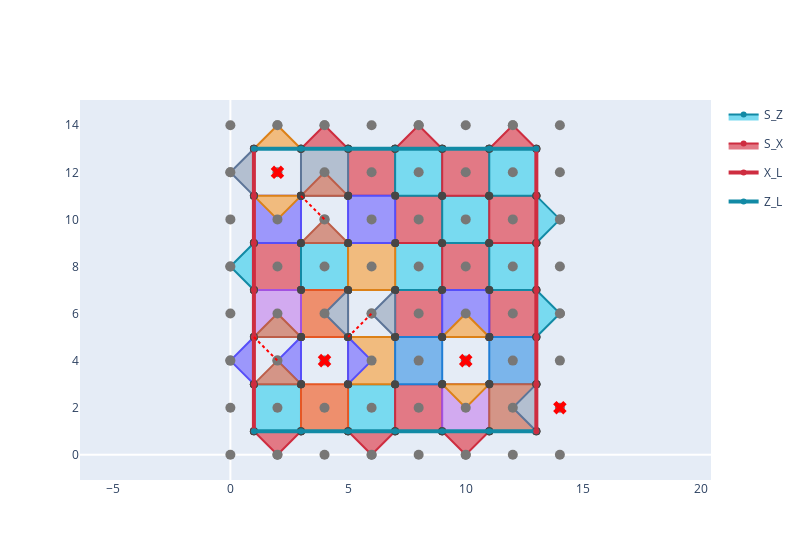

Write notebook code for a chart like this one.
### Markdown cell above
## Making subpatches

### Code cell
L = 3
undamaged_patch = RotatedSurfaceCode(distance=(2 * L + 1, 2 * L + 1))

data_defects = {Pos(*x) for x in {}}
ancilla_defects = {Pos(*x) for x in {(2, 12), (4, 4), (10, 4), (14, 2)}}
link_defects = {
    (Pos(*x), Pos(*y)) for x, y in {((5, 5), (6, 6)), ((3, 11), (4, 10)), ((1, 5), (2, 4))}
}
heuristics = Heuristics(n_sol_max_per_cluster=10, n_sol_max=100)

_, damaged_patches = DefectiveSurfaceCode.make_defective_patches(
    undamaged_patch,
    ancilla_defects,
    data_defects,
    link_defects,
    repurpose_ancillas=True,
    add_padding=True,
    use_heuristics=heuristics,
    first_super_type=PauliT.X,
)

patch = damaged_patches[0]
plot(patch)

### Figure 1 — Plotly figure (JSON) as saved in the notebook; plotly's stock layout.template omitted (floating-point values rounded to 4 significant figures)
{"data": [{"marker": {"color": "#474645", "size": 8}, "mode": "markers", "name": "qubit", "showlegend": false, "type": "scatter", "x": [1, 1, 1, 1, 1, 1, 1, 3, 3, 3, 3, 3, 3, 3, 5, 5, 5, 5, 5, 5, 5, 7, 7, 7, 7, 7, 7, 7, 9, 9, 9, 9, 9, 9, 9, 11, 11, 11, 11, 11, 11, 11, 13, 13, 13, 13, 13, 13, 13], "y": [1, 3, 5, 7, 9, 11, 13, 1, 3, 5, 7, 9, 11, 13, 1, 3, 5, 7, 9, 11, 13, 1, 3, 5, 7, 9, 11, 13, 1, 3, 5, 7, 9, 11, 13, 1, 3, 5, 7, 9, 11, 13, 1, 3, 5, 7, 9, 11, 13]}, {"marker": {"color": "#787776", "size": 10}, "mode": "markers", "name": "qubit", "showlegend": false, "type": "scatter", "x": [0, 0, 0, 0, 0, 0, 0, 0, 2, 2, 2, 2, 2, 2, 2, 2, 4, 4, 4, 4, 4, 4, 4, 4, 6, 6, 6, 6, 6, 6, 6, 6, 8, 8, 8, 8, 8, 8, 8, 8, 10, 10, 10, 10, 10, 10, 10, 10, 12, 12, 12, 12, 12, 12, 12, 12, 14, 14, 14, 14, 14, 14, 14, 14], "y": [0, 2, 4, 6, 8, 10, 12, 14, 0, 2, 4, 6, 8, 10, 12, 14, 0, 2, 4, 6, 8, 10, 12, 14, 0, 2, 4, 6, 8, 10, 12, 14, 0, 2, 4, 6, 8, 10, 12, 14, 0, 2, 4, 6, 8, 10, 12, 14, 0, 2, 4, 6, 8, 10, 12, 14, 0, 2, 4, 6, 8, 10, 12, 14]}, {"fill": "toself", "fillcolor": "#78DAF0", "hoverinfo": "none", "legendgroup": "S_Z", "line": {"color": "#128AA5", "width": 2}, "name": "S_Z", "showlegend": true, "type": "scatter", "x": [1, 3, 3, 1, 1], "y": [1, 1, 3, 3, 1]}, {"marker": {"color": "#474645", "size": 8}, "mode": "markers", "name": "data", "showlegend": false, "type": "scatter", "x": [1, 3, 1, 3], "y": [3, 3, 1, 1]}, {"fill": "toself", "fillcolor": "#78DAF0", "hoverinfo": "none", "legendgroup": "S_Z", "line": {"color": "#128AA5", "width": 2}, "name": "S_Z", "showlegend": false, "type": "scatter", "x": [5, 7, 7, 5, 5], "y": [1, 1, 3, 3, 1]}, {"marker": {"color": "#474645", "size": 8}, "mode": "markers", "name": "data", "showlegend": false, "type": "scatter", "x": [5, 7, 5, 7], "y": [3, 3, 1, 1]}, {"fill": "toself", "fillcolor": "#E27985", "hoverinfo": "none", "legendgroup": "S_X", "line": {"color": "#CE2D40", "width": 2}, "name": "S_X", "showlegend": true, "type": "scatter", "x": [1, 3, 3, 1, 1], "y": [7, 7, 9, 9, 7]}, {"marker": {"color": "#474645", "size": 8}, "mode": "markers", "name": "data", "showlegend": false, "type": "scatter", "x": [1, 3, 1, 3], "y": [9, 9, 7, 7]}, {"fill": "toself", "fillcolor": "#78DAF0", "hoverinfo": "none", "legendgroup": "S_Z", "line": {"color": "#128AA5", "width": 2}, "name": "S_Z", "showlegend": false, "type": "scatter", "x": [3, 5, 5, 3, 3], "y": [7, 7, 9, 9, 7]}, {"marker": {"color": "#474645", "size": 8}, "mode": "markers", "name": "data", "showlegend": false, "type": "scatter", "x": [3, 5, 3, 5], "y": [9, 9, 7, 7]}, {"fill": "toself", "fillcolor": "#E27985", "hoverinfo": "none", "legendgroup": "S_X", "line": {"color": "#CE2D40", "width": 2}, "name": "S_X", "showlegend": false, "type": "scatter", "x": [7, 9, 9, 7, 7], "y": [1, 1, 3, 3, 1]}, {"marker": {"color": "#474645", "size": 8}, "mode": "markers", "name": "data", "showlegend": false, "type": "scatter", "x": [7, 9, 7, 9], "y": [3, 3, 1, 1]}, {"fill": "toself", "fillcolor": "#E27985", "hoverinfo": "none", "legendgroup": "S_X", "line": {"color": "#CE2D40", "width": 2}, "name": "S_X", "showlegend": false, "type": "scatter", "x": [7, 9, 9, 7, 7], "y": [5, 5, 7, 7, 5]}, {"marker": {"color": "#474645", "size": 8}, "mode": "markers", "name": "data", "showlegend": false, "type": "scatter", "x": [7, 9, 7, 9], "y": [7, 7, 5, 5]}, {"fill": "toself", "fillcolor": "#78DAF0", "hoverinfo": "none", "legendgroup": "S_Z", "line": {"color": "#128AA5", "width": 2}, "name": "S_Z", "showlegend": false, "type": "scatter", "x": [7, 9, 9, 7, 7], "y": [7, 7, 9, 9, 7]}, {"marker": {"color": "#474645", "size": 8}, "mode": "markers", "name": "data", "showlegend": false, "type": "scatter", "x": [7, 9, 7, 9], "y": [9, 9, 7, 7]}, {"fill": "toself", "fillcolor": "#E27985", "hoverinfo": "none", "legendgroup": "S_X", "line": {"color": "#CE2D40", "width": 2}, "name": "S_X", "showlegend": false, "type": "scatter", "x": [7, 9, 9, 7, 7], "y": [9, 9, 11, 11, 9]}, {"marker": {"color": "#474645", "size": 8}, "mode": "markers", "name": "data", "showlegend": false, "type": "scatter", "x": [7, 9, 7, 9], "y": [11, 11, 9, 9]}, {"fill": "toself", "fillcolor": "#E27985", "hoverinfo": "none", "legendgroup": "S_X", "line": {"color": "#CE2D40", "width": 2}, "name": "S_X", "showlegend": false, "type": "scatter", "x": [9, 11, 11, 9, 9], "y": [7, 7, 9, 9, 7]}, {"marker": {"color": "#474645", "size": 8}, "mode": "markers", "name": "data", "showlegend": false, "type": "scatter", "x": [9, 11, 9, 11], "y": [9, 9, 7, 7]}, {"fill": "toself", "fillcolor": "#78DAF0", "hoverinfo": "none", "legendgroup": "S_Z", "line": {"color": "#128AA5", "width": 2}, "name": "S_Z", "showlegend": false, "type": "scatter", "x": [9, 11, 11, 9, 9], "y": [9, 9, 11, 11, 9]}, {"marker": {"color": "#474645", "size": 8}, "mode": "markers", "name": "data", "showlegend": false, "type": "scatter", "x": [9, 11, 9, 11], "y": [11, 11, 9, 9]}, {"fill": "toself", "fillcolor": "#E27985", "hoverinfo": "none", "legendgroup": "S_X", "line": {"color": "#CE2D40", "width": 2}, "name": "S_X", "showlegend": false, "type": "scatter", "x": [5, 7, 7, 5, 5], "y": [11, 11, 13, 13, 11]}, {"marker": {"color": "#474645", "size": 8}, "mode": "markers", "name": "data", "showlegend": false, "type": "scatter", "x": [5, 7, 5, 7], "y": [13, 13, 11, 11]}, {"fill": "toself", "fillcolor": "#78DAF0", "hoverinfo": "none", "legendgroup": "S_Z", "line": {"color": "#128AA5", "width": 2}, "name": "S_Z", "showlegend": false, "type": "scatter", "x": [7, 9, 9, 7, 7], "y": [11, 11, 13, 13, 11]}, {"marker": {"color": "#474645", "size": 8}, "mode": "markers", "name": "data", "showlegend": false, "type": "scatter", "x": [7, 9, 7, 9], "y": [13, 13, 11, 11]}, {"fill": "toself", "fillcolor": "#E27985", "hoverinfo": "none", "legendgroup": "S_X", "line": {"color": "#CE2D40", "width": 2}, "name": "S_X", "showlegend": false, "type": "scatter", "x": [9, 11, 11, 9, 9], "y": [11, 11, 13, 13, 11]}, {"marker": {"color": "#474645", "size": 8}, "mode": "markers", "name": "data", "showlegend": false, "type": "scatter", "x": [9, 11, 9, 11], "y": [13, 13, 11, 11]}, {"fill": "toself", "fillcolor": "#E27985", "hoverinfo": "none", "legendgroup": "S_X", "line": {"color": "#CE2D40", "width": 2}, "name": "S_X", "showlegend": false, "type": "scatter", "x": [11, 13, 13, 11, 11], "y": [5, 5, 7, 7, 5]}, {"marker": {"color": "#474645", "size": 8}, "mode": "markers", "name": "data", "showlegend": false, "type": "scatter", "x": [11, 13, 11, 13], "y": [7, 7, 5, 5]}, {"fill": "toself", "fillcolor": "#78DAF0", "hoverinfo": "none", "legendgroup": "S_Z", "line": {"color": "#128AA5", "width": 2}, "name": "S_Z", "showlegend": false, "type": "scatter", "x": [11, 13, 13, 11, 11], "y": [7, 7, 9, 9, 7]}, {"marker": {"color": "#474645", "size": 8}, "mode": "markers", "name": "data", "showlegend": false, "type": "scatter", "x": [11, 13, 11, 13], "y": [9, 9, 7, 7]}, {"fill": "toself", "fillcolor": "#E27985", "hoverinfo": "none", "legendgroup": "S_X", "line": {"color": "#CE2D40", "width": 2}, "name": "S_X", "showlegend": false, "type": "scatter", "x": [11, 13, 13, 11, 11], "y": [9, 9, 11, 11, 9]}, {"marker": {"color": "#474645", "size": 8}, "mode": "markers", "name": "data", "showlegend": false, "type": "scatter", "x": [11, 13, 11, 13], "y": [11, 11, 9, 9]}, {"fill": "toself", "fillcolor": "#78DAF0", "hoverinfo": "none", "legendgroup": "S_Z", "line": {"color": "#128AA5", "width": 2}, "name": "S_Z", "showlegend": false, "type": "scatter", "x": [11, 13, 13, 11, 11], "y": [11, 11, 13, 13, 11]}, {"marker": {"color": "#474645", "size": 8}, "mode": "markers", "name": "data", "showlegend": false, "type": "scatter", "x": [11, 13, 11, 13], "y": [13, 13, 11, 11]}, {"fill": "toself", "fillcolor": "#EE8F6D", "hoverinfo": "none", "legendgroup": "S_X", "line": {"color": "#E55724", "width": 2}, "name": "S_X", "showlegend": false, "type": "scatter", "x": [3, 5, 5, 3, 3], "y": [5, 5, 7, 7, 5]}, {"marker": {"color": "#474645", "size": 8}, "mode": "markers", "name": "data", "showlegend": false, "type": "scatter", "x": [3, 5, 3, 5], "y": [5, 5, 7, 7]}, {"fill": "toself", "fillcolor": "#EE8F6D", "hoverinfo": "none", "legendgroup": "S_X", "line": {"color": "#E55724", "width": 2}, "name": "S_X", "showlegend": false, "type": "scatter", "x": [3, 5, 5, 3, 3], "y": [1, 1, 3, 3, 1]}, {"marker": {"color": "#474645", "size": 8}, "mode": "markers", "name": "data", "showlegend": false, "type": "scatter", "x": [3, 3, 5, 5], "y": [1, 3, 3, 1]}, {"fill": "toself", "fillcolor": "#D2AAF0", "hoverinfo": "none", "legendgroup": "S_Z", "line": {"color": "#A352E0", "width": 2}, "name": "S_Z", "showlegend": false, "type": "scatter", "x": [1, 3, 3, 1, 1], "y": [5, 5, 7, 7, 5]}, {"marker": {"color": "#474645", "size": 8}, "mode": "markers", "name": "data", "showlegend": false, "type": "scatter", "x": [1, 3, 1, 3], "y": [7, 7, 5, 5]}, {"fill": "toself", "fillcolor": "#F1BB7E", "hoverinfo": "none", "legendgroup": "S_X", "line": {"color": "#DC8118", "width": 2}, "name": "S_X", "showlegend": false, "type": "scatter", "x": [5, 7, 7, 5, 5], "y": [7, 7, 9, 9, 7]}, {"marker": {"color": "#474645", "size": 8}, "mode": "markers", "name": "data", "showlegend": false, "type": "scatter", "x": [5, 7, 5, 7], "y": [7, 7, 9, 9]}, {"fill": "toself", "fillcolor": "#F1BB7E", "hoverinfo": "none", "legendgroup": "S_X", "line": {"color": "#DC8118", "width": 2}, "name": "S_X", "showlegend": false, "type": "scatter", "x": [5, 7, 7, 5, 5], "y": [3, 3, 5, 5, 3]}, {"marker": {"color": "#474645", "size": 8}, "mode": "markers", "name": "data", "showlegend": false, "type": "scatter", "x": [5, 5, 7, 7], "y": [3, 5, 3, 5]}, {"fill": "toself", "fillcolor": "#7BB5EB", "hoverinfo": "none", "legendgroup": "S_Z", "line": {"color": "#207DD5", "width": 2}, "name": "S_Z", "showlegend": false, "type": "scatter", "x": [11, 13, 13, 11, 11], "y": [3, 3, 5, 5, 3]}, {"marker": {"color": "#474645", "size": 8}, "mode": "markers", "name": "data", "showlegend": false, "type": "scatter", "x": [11, 13, 11, 13], "y": [3, 3, 5, 5]}, {"fill": "toself", "fillcolor": "#7BB5EB", "hoverinfo": "none", "legendgroup": "S_Z", "line": {"color": "#207DD5", "width": 2}, "name": "S_Z", "showlegend": false, "type": "scatter", "x": [7, 9, 9, 7, 7], "y": [3, 3, 5, 5, 3]}, {"marker": {"color": "#474645", "size": 8}, "mode": "markers", "name": "data", "showlegend": false, "type": "scatter", "x": [7, 7, 9, 9], "y": [3, 5, 3, 5]}, {"fill": "toself", "fillcolor": "#D2AAF0", "hoverinfo": "none", "legendgroup": "S_Z", "line": {"color": "#A352E0", "width": 2}, "name": "S_Z", "showlegend": false, "type": "scatter", "x": [9, 11, 11, 9, 9], "y": [1, 1, 3, 3, 1]}, {"marker": {"color": "#474645", "size": 8}, "mode": "markers", "name": "data", "showlegend": false, "type": "scatter", "x": [9, 11, 9, 11], "y": [3, 3, 1, 1]}, {"fill": "toself", "fillcolor": "#9C97FB", "hoverinfo": "none", "legendgroup": "S_Z", "line": {"color": "#564EF9", "width": 2}, "name": "S_Z", "showlegend": false, "type": "scatter", "x": [9, 11, 11, 9, 9], "y": [5, 5, 7, 7, 5]}, {"marker": {"color": "#474645", "size": 8}, "mode": "markers", "name": "data", "showlegend": false, "type": "scatter", "x": [9, 11, 9, 11], "y": [7, 7, 5, 5]}, {"fill": "toself", "fillcolor": "#D49587", "hoverinfo": "none", "legendgroup": "S_X", "line": {"color": "#BD5E49", "width": 2}, "name": "S_X", "showlegend": false, "type": "scatter", "x": [11, 13, 13, 11, 11], "y": [1, 1, 3, 3, 1]}, {"marker": {"color": "#474645", "size": 8}, "mode": "markers", "name": "data", "showlegend": false, "type": "scatter", "x": [11, 13, 11, 13], "y": [3, 3, 1, 1]}, {"fill": "toself", "fillcolor": "#9C97FB", "hoverinfo": "none", "legendgroup": "S_Z", "line": {"color": "#564EF9", "width": 2}, "name": "S_Z", "showlegend": false, "type": "scatter", "x": [5, 7, 7, 5, 5], "y": [9, 9, 11, 11, 9]}, {"marker": {"color": "#474645", "size": 8}, "mode": "markers", "name": "data", "showlegend": false, "type": "scatter", "x": [5, 7, 5, 7], "y": [11, 11, 9, 9]}, {"fill": "toself", "fillcolor": "#9C97FB", "hoverinfo": "none", "legendgroup": "S_Z", "line": {"color": "#564EF9", "width": 2}, "name": "S_Z", "showlegend": false, "type": "scatter", "x": [1, 3, 3, 1, 1], "y": [9, 9, 11, 11, 9]}, {"marker": {"color": "#474645", "size": 8}, "mode": "markers", "name": "data", "showlegend": false, "type": "scatter", "x": [1, 3, 1, 3], "y": [11, 11, 9, 9]}, {"fill": "toself", "fillcolor": "#B3BFD0", "hoverinfo": "none", "legendgroup": "S_Z", "line": {"color": "#5D7598", "width": 2}, "name": "S_Z", "showlegend": false, "type": "scatter", "x": [3, 5, 5, 3, 3], "y": [11, 11, 13, 13, 11]}, {"marker": {"color": "#474645", "size": 8}, "mode": "markers", "name": "data", "showlegend": false, "type": "scatter", "x": [3, 3, 5, 5], "y": [13, 11, 13, 11]}, {"fill": "toself", "fillcolor": "#E27985", "hoverinfo": "none", "legendgroup": "S_X", "line": {"color": "#CE2D40", "width": 2}, "name": "S_X", "showlegend": false, "type": "scatter", "x": [2, 1, 3, 2], "y": [0, 1, 1, 0]}, {"marker": {"color": "#474645", "size": 8}, "mode": "markers", "name": "data", "showlegend": false, "type": "scatter", "x": [1, 3], "y": [1, 1]}, {"fill": "toself", "fillcolor": "#E27985", "hoverinfo": "none", "legendgroup": "S_X", "line": {"color": "#CE2D40", "width": 2}, "name": "S_X", "showlegend": false, "type": "scatter", "x": [6, 5, 7, 6], "y": [0, 1, 1, 0]}, {"marker": {"color": "#474645", "size": 8}, "mode": "markers", "name": "data", "showlegend": false, "type": "scatter", "x": [5, 7], "y": [1, 1]}, {"fill": "toself", "fillcolor": "#78DAF0", "hoverinfo": "none", "legendgroup": "S_Z", "line": {"color": "#128AA5", "width": 2}, "name": "S_Z", "showlegend": false, "type": "scatter", "x": [0, 1, 1, 0], "y": [8, 9, 7, 8]}, {"marker": {"color": "#474645", "size": 8}, "mode": "markers", "name": "data", "showlegend": false, "type": "scatter", "x": [1, 1], "y": [9, 7]}, {"fill": "toself", "fillcolor": "#E27985", "hoverinfo": "none", "legendgroup": "S_X", "line": {"color": "#CE2D40", "width": 2}, "name": "S_X", "showlegend": false, "type": "scatter", "x": [10, 9, 11, 10], "y": [0, 1, 1, 0]}, {"marker": {"color": "#474645", "size": 8}, "mode": "markers", "name": "data", "showlegend": false, "type": "scatter", "x": [9, 11], "y": [1, 1]}, {"fill": "toself", "fillcolor": "#E27985", "hoverinfo": "none", "legendgroup": "S_X", "line": {"color": "#CE2D40", "width": 2}, "name": "S_X", "showlegend": false, "type": "scatter", "x": [4, 3, 5, 4], "y": [14, 13, 13, 14]}, {"marker": {"color": "#474645", "size": 8}, "mode": "markers", "name": "data", "showlegend": false, "type": "scatter", "x": [3, 5], "y": [13, 13]}, {"fill": "toself", "fillcolor": "#E27985", "hoverinfo": "none", "legendgroup": "S_X", "line": {"color": "#CE2D40", "width": 2}, "name": "S_X", "showlegend": false, "type": "scatter", "x": [8, 7, 9, 8], "y": [14, 13, 13, 14]}, {"marker": {"color": "#474645", "size": 8}, "mode": "markers", "name": "data", "showlegend": false, "type": "scatter", "x": [7, 9], "y": [13, 13]}, {"fill": "toself", "fillcolor": "#E27985", "hoverinfo": "none", "legendgroup": "S_X", "line": {"color": "#CE2D40", "width": 2}, "name": "S_X", "showlegend": false, "type": "scatter", "x": [12, 11, 13, 12], "y": [14, 13, 13, 14]}, {"marker": {"color": "#474645", "size": 8}, "mode": "markers", "name": "data", "showlegend": false, "type": "scatter", "x": [11, 13], "y": [13, 13]}, {"fill": "toself", "fillcolor": "#78DAF0", "hoverinfo": "none", "legendgroup": "S_Z", "line": {"color": "#128AA5", "width": 2}, "name": "S_Z", "showlegend": false, "type": "scatter", "x": [14, 13, 13, 14], "y": [6, 7, 5, 6]}, {"marker": {"color": "#474645", "size": 8}, "mode": "markers", "name": "data", "showlegend": false, "type": "scatter", "x": [13, 13], "y": [7, 5]}, {"fill": "toself", "fillcolor": "#78DAF0", "hoverinfo": "none", "legendgroup": "S_Z", "line": {"color": "#128AA5", "width": 2}, "name": "S_Z", "showlegend": false, "type": "scatter", "x": [14, 13, 13, 14], "y": [10, 11, 9, 10]}, {"marker": {"color": "#474645", "size": 8}, "mode": "markers", "name": "data", "showlegend": false, "type": "scatter", "x": [13, 13], "y": [11, 9]}, {"fill": "toself", "fillcolor": "#9C97FB", "hoverinfo": "none", "legendgroup": "S_Z", "line": {"color": "#564EF9", "width": 2}, "name": "S_Z", "showlegend": false, "type": "scatter", "x": [0, 1, 1, 0], "y": [4, 3, 5, 4]}, {"marker": {"color": "#474645", "size": 8}, "mode": "markers", "name": "data", "showlegend": false, "type": "scatter", "x": [1, 1], "y": [3, 5]}, {"fill": "toself", "fillcolor": "#9C97FB", "hoverinfo": "none", "legendgroup": "S_Z", "line": {"color": "#564EF9", "width": 2}, "name": "S_Z", "showlegend": false, "type": "scatter", "x": [2, 3, 3, 2], "y": [4, 5, 3, 4]}, {"marker": {"color": "#474645", "size": 8}, "mode": "markers", "name": "data", "showlegend": false, "type": "scatter", "x": [3, 3], "y": [5, 3]}, {"fill": "toself", "fillcolor": "#9C97FB", "hoverinfo": "none", "legendgroup": "S_Z", "line": {"color": "#564EF9", "width": 2}, "name": "S_Z", "showlegend": false, "type": "scatter", "x": [6, 5, 5, 6], "y": [4, 5, 3, 4]}, {"marker": {"color": "#474645", "size": 8}, "mode": "markers", "name": "data", "showlegend": false, "type": "scatter", "x": [5, 5], "y": [5, 3]}, {"fill": "toself", "fillcolor": "#D49587", "hoverinfo": "none", "legendgroup": "S_X", "line": {"color": "#BD5E49", "width": 2}, "name": "S_X", "showlegend": false, "type": "scatter", "x": [2, 3, 1, 2], "y": [4, 3, 3, 4]}, {"marker": {"color": "#474645", "size": 8}, "mode": "markers", "name": "data", "showlegend": false, "type": "scatter", "x": [3, 1], "y": [3, 3]}, {"fill": "toself", "fillcolor": "#D49587", "hoverinfo": "none", "legendgroup": "S_X", "line": {"color": "#BD5E49", "width": 2}, "name": "S_X", "showlegend": false, "type": "scatter", "x": [2, 3, 1, 2], "y": [6, 5, 5, 6]}, {"marker": {"color": "#474645", "size": 8}, "mode": "markers", "name": "data", "showlegend": false, "type": "scatter", "x": [3, 1], "y": [5, 5]}, {"fill": "toself", "fillcolor": "#B3BFD0", "hoverinfo": "none", "legendgroup": "S_Z", "line": {"color": "#5D7598", "width": 2}, "name": "S_Z", "showlegend": false, "type": "scatter", "x": [4, 5, 5, 4], "y": [6, 7, 5, 6]}, {"marker": {"color": "#474645", "size": 8}, "mode": "markers", "name": "data", "showlegend": false, "type": "scatter", "x": [5, 5], "y": [7, 5]}, {"fill": "toself", "fillcolor": "#B3BFD0", "hoverinfo": "none", "legendgroup": "S_Z", "line": {"color": "#5D7598", "width": 2}, "name": "S_Z", "showlegend": false, "type": "scatter", "x": [6, 7, 7, 6], "y": [6, 7, 5, 6]}, {"marker": {"color": "#474645", "size": 8}, "mode": "markers", "name": "data", "showlegend": false, "type": "scatter", "x": [7, 7], "y": [7, 5]}, {"fill": "toself", "fillcolor": "#F1BB7E", "hoverinfo": "none", "legendgroup": "S_X", "line": {"color": "#DC8118", "width": 2}, "name": "S_X", "showlegend": false, "type": "scatter", "x": [10, 11, 9, 10], "y": [2, 3, 3, 2]}, {"marker": {"color": "#474645", "size": 8}, "mode": "markers", "name": "data", "showlegend": false, "type": "scatter", "x": [11, 9], "y": [3, 3]}, {"fill": "toself", "fillcolor": "#F1BB7E", "hoverinfo": "none", "legendgroup": "S_X", "line": {"color": "#DC8118", "width": 2}, "name": "S_X", "showlegend": false, "type": "scatter", "x": [10, 11, 9, 10], "y": [6, 5, 5, 6]}, {"marker": {"color": "#474645", "size": 8}, "mode": "markers", "name": "data", "showlegend": false, "type": "scatter", "x": [11, 9], "y": [5, 5]}, {"fill": "toself", "fillcolor": "#B3BFD0", "hoverinfo": "none", "legendgroup": "S_Z", "line": {"color": "#5D7598", "width": 2}, "name": "S_Z", "showlegend": false, "type": "scatter", "x": [12, 13, 13, 12], "y": [2, 3, 1, 2]}, {"marker": {"color": "#474645", "size": 8}, "mode": "markers", "name": "data", "showlegend": false, "type": "scatter", "x": [13, 13], "y": [3, 1]}, {"fill": "toself", "fillcolor": "#F1BB7E", "hoverinfo": "none", "legendgroup": "S_X", "line": {"color": "#DC8118", "width": 2}, "name": "S_X", "showlegend": false, "type": "scatter", "x": [2, 3, 1, 2], "y": [14, 13, 13, 14]}, {"marker": {"color": "#474645", "size": 8}, "mode": "markers", "name": "data", "showlegend": false, "type": "scatter", "x": [3, 1], "y": [13, 13]}, {"fill": "toself", "fillcolor": "#F1BB7E", "hoverinfo": "none", "legendgroup": "S_X", "line": {"color": "#DC8118", "width": 2}, "name": "S_X", "showlegend": false, "type": "scatter", "x": [2, 3, 1, 2], "y": [10, 11, 11, 10]}, {"marker": {"color": "#474645", "size": 8}, "mode": "markers", "name": "data", "showlegend": false, "type": "scatter", "x": [3, 1], "y": [11, 11]}, {"fill": "toself", "fillcolor": "#D49587", "hoverinfo": "none", "legendgroup": "S_X", "line": {"color": "#BD5E49", "width": 2}, "name": "S_X", "showlegend": false, "type": "scatter", "x": [4, 5, 3, 4], "y": [10, 9, 9, 10]}, {"marker": {"color": "#474645", "size": 8}, "mode": "markers", "name": "data", "showlegend": false, "type": "scatter", "x": [5, 3], "y": [9, 9]}, {"fill": "toself", "fillcolor": "#D49587", "hoverinfo": "none", "legendgroup": "S_X", "line": {"color": "#BD5E49", "width": 2}, "name": "S_X", "showlegend": false, "type": "scatter", "x": [4, 5, 3, 4], "y": [12, 11, 11, 12]}, {"marker": {"color": "#474645", "size": 8}, "mode": "markers", "name": "data", "showlegend": false, "type": "scatter", "x": [5, 3], "y": [11, 11]}, {"fill": "toself", "fillcolor": "#B3BFD0", "hoverinfo": "none", "legendgroup": "S_Z", "line": {"color": "#5D7598", "width": 2}, "name": "S_Z", "showlegend": false, "type": "scatter", "x": [0, 1, 1, 0], "y": [12, 13, 11, 12]}, {"marker": {"color": "#474645", "size": 8}, "mode": "markers", "name": "data", "showlegend": false, "type": "scatter", "x": [1, 1], "y": [13, 11]}, {"hoverlabel": {"namelength": -1}, "marker": {"color": "#787776", "size": 10}, "mode": "markers", "name": "Ancilla XX", "showlegend": false, "type": "scatter", "x": [2], "y": [0]}, {"hoverlabel": {"namelength": -1}, "marker": {"color": "#787776", "size": 10}, "mode": "markers", "name": "Ancilla ZZZZ", "showlegend": false, "type": "scatter", "x": [2], "y": [2]}, {"hoverlabel": {"namelength": -1}, "marker": {"color": "#787776", "size": 10}, "mode": "markers", "name": "Ancilla XX", "showlegend": false, "type": "scatter", "x": [6], "y": [0]}, {"hoverlabel": {"namelength": -1}, "marker": {"color": "#787776", "size": 10}, "mode": "markers", "name": "Ancilla ZZZZ", "showlegend": false, "type": "scatter", "x": [6], "y": [2]}, {"hoverlabel": {"namelength": -1}, "marker": {"color": "#787776", "size": 10}, "mode": "markers", "name": "Ancilla ZZ", "showlegend": false, "type": "scatter", "x": [0], "y": [8]}, {"hoverlabel": {"namelength": -1}, "marker": {"color": "#787776", "size": 10}, "mode": "markers", "name": "Ancilla XXXX", "showlegend": false, "type": "scatter", "x": [2], "y": [8]}, {"hoverlabel": {"namelength": -1}, "marker": {"color": "#787776", "size": 10}, "mode": "markers", "name": "Ancilla ZZZZ", "showlegend": false, "type": "scatter", "x": [4], "y": [8]}, {"hoverlabel": {"namelength": -1}, "marker": {"color": "#787776", "size": 10}, "mode": "markers", "name": "Ancilla XXXX", "showlegend": false, "type": "scatter", "x": [8], "y": [2]}, {"hoverlabel": {"namelength": -1}, "marker": {"color": "#787776", "size": 10}, "mode": "markers", "name": "Ancilla XXXX", "showlegend": false, "type": "scatter", "x": [8], "y": [6]}, {"hoverlabel": {"namelength": -1}, "marker": {"color": "#787776", "size": 10}, "mode": "markers", "name": "Ancilla ZZZZ", "showlegend": false, "type": "scatter", "x": [8], "y": [8]}, {"hoverlabel": {"namelength": -1}, "marker": {"color": "#787776", "size": 10}, "mode": "markers", "name": "Ancilla XXXX", "showlegend": false, "type": "scatter", "x": [8], "y": [10]}, {"hoverlabel": {"namelength": -1}, "marker": {"color": "#787776", "size": 10}, "mode": "markers", "name": "Ancilla XX", "showlegend": false, "type": "scatter", "x": [10], "y": [0]}, {"hoverlabel": {"namelength": -1}, "marker": {"color": "#787776", "size": 10}, "mode": "markers", "name": "Ancilla XXXX", "showlegend": false, "type": "scatter", "x": [10], "y": [8]}, {"hoverlabel": {"namelength": -1}, "marker": {"color": "#787776", "size": 10}, "mode": "markers", "name": "Ancilla ZZZZ", "showlegend": false, "type": "scatter", "x": [10], "y": [10]}, {"hoverlabel": {"namelength": -1}, "marker": {"color": "#787776", "size": 10}, "mode": "markers", "name": "Ancilla XXXX", "showlegend": false, "type": "scatter", "x": [6], "y": [12]}, {"hoverlabel": {"namelength": -1}, "marker": {"color": "#787776", "size": 10}, "mode": "markers", "name": "Ancilla ZZZZ", "showlegend": false, "type": "scatter", "x": [8], "y": [12]}, {"hoverlabel": {"namelength": -1}, "marker": {"color": "#787776", "size": 10}, "mode": "markers", "name": "Ancilla XXXX", "showlegend": false, "type": "scatter", "x": [10], "y": [12]}, {"hoverlabel": {"namelength": -1}, "marker": {"color": "#787776", "size": 10}, "mode": "markers", "name": "Ancilla XXXX", "showlegend": false, "type": "scatter", "x": [12], "y": [6]}, {"hoverlabel": {"namelength": -1}, "marker": {"color": "#787776", "size": 10}, "mode": "markers", "name": "Ancilla ZZZZ", "showlegend": false, "type": "scatter", "x": [12], "y": [8]}, {"hoverlabel": {"namelength": -1}, "marker": {"color": "#787776", "size": 10}, "mode": "markers", "name": "Ancilla XXXX", "showlegend": false, "type": "scatter", "x": [12], "y": [10]}, {"hoverlabel": {"namelength": -1}, "marker": {"color": "#787776", "size": 10}, "mode": "markers", "name": "Ancilla ZZZZ", "showlegend": false, "type": "scatter", "x": [12], "y": [12]}, {"hoverlabel": {"namelength": -1}, "marker": {"color": "#787776", "size": 10}, "mode": "markers", "name": "Ancilla XX", "showlegend": false, "type": "scatter", "x": [4], "y": [14]}, {"hoverlabel": {"namelength": -1}, "marker": {"color": "#787776", "size": 10}, "mode": "markers", "name": "Ancilla XX", "showlegend": false, "type": "scatter", "x": [8], "y": [14]}, {"hoverlabel": {"namelength": -1}, "marker": {"color": "#787776", "size": 10}, "mode": "markers", "name": "Ancilla XX", "showlegend": false, "type": "scatter", "x": [12], "y": [14]}, {"hoverlabel": {"namelength": -1}, "marker": {"color": "#787776", "size": 10}, "mode": "markers", "name": "Ancilla ZZ", "showlegend": false, "type": "scatter", "x": [14], "y": [6]}, {"hoverlabel": {"namelength": -1}, "marker": {"color": "#787776", "size": 10}, "mode": "markers", "name": "Ancilla ZZ", "showlegend": false, "type": "scatter", "x": [14], "y": [10]}, {"hoverlabel": {"namelength": -1}, "marker": {"color": "#787776", "size": 10}, "mode": "markers", "name": "Ancilla ZZ", "showlegend": false, "type": "scatter", "x": [0], "y": [4]}, {"hoverlabel": {"namelength": -1}, "marker": {"color": "#787776", "size": 10}, "mode": "markers", "name": "Ancilla ZZ,XX", "showlegend": false, "type": "scatter", "x": [2], "y": [4]}, {"hoverlabel": {"namelength": -1}, "marker": {"color": "#787776", "size": 10}, "mode": "markers", "name": "Ancilla ZZ,XXXX", "showlegend": false, "type": "scatter", "x": [6], "y": [4]}, {"hoverlabel": {"namelength": -1}, "marker": {"color": "#787776", "size": 10}, "mode": "markers", "name": "Ancilla XX,ZZZZ", "showlegend": false, "type": "scatter", "x": [2], "y": [6]}, {"hoverlabel": {"namelength": -1}, "marker": {"color": "#787776", "size": 10}, "mode": "markers", "name": "Ancilla XXXX,ZZ", "showlegend": false, "type": "scatter", "x": [4], "y": [6]}, {"hoverlabel": {"namelength": -1}, "marker": {"color": "#787776", "size": 10}, "mode": "markers", "name": "Ancilla XXXX", "showlegend": false, "type": "scatter", "x": [4], "y": [2]}, {"hoverlabel": {"namelength": -1}, "marker": {"color": "#787776", "size": 10}, "mode": "markers", "name": "Ancilla ZZ", "showlegend": false, "type": "scatter", "x": [6], "y": [6]}, {"hoverlabel": {"namelength": -1}, "marker": {"color": "#787776", "size": 10}, "mode": "markers", "name": "Ancilla XXXX", "showlegend": false, "type": "scatter", "x": [6], "y": [8]}, {"hoverlabel": {"namelength": -1}, "marker": {"color": "#787776", "size": 10}, "mode": "markers", "name": "Ancilla ZZZZ", "showlegend": false, "type": "scatter", "x": [12], "y": [4]}, {"hoverlabel": {"namelength": -1}, "marker": {"color": "#787776", "size": 10}, "mode": "markers", "name": "Ancilla ZZZZ", "showlegend": false, "type": "scatter", "x": [8], "y": [4]}, {"hoverlabel": {"namelength": -1}, "marker": {"color": "#787776", "size": 10}, "mode": "markers", "name": "Ancilla XX,ZZZZ", "showlegend": false, "type": "scatter", "x": [10], "y": [2]}, {"hoverlabel": {"namelength": -1}, "marker": {"color": "#787776", "size": 10}, "mode": "markers", "name": "Ancilla XX,ZZZZ", "showlegend": false, "type": "scatter", "x": [10], "y": [6]}, {"hoverlabel": {"namelength": -1}, "marker": {"color": "#787776", "size": 10}, "mode": "markers", "name": "Ancilla ZZ,XXXX", "showlegend": false, "type": "scatter", "x": [12], "y": [2]}, {"hoverlabel": {"namelength": -1}, "marker": {"color": "#787776", "size": 10}, "mode": "markers", "name": "Ancilla ZZZZ", "showlegend": false, "type": "scatter", "x": [6], "y": [10]}, {"hoverlabel": {"namelength": -1}, "marker": {"color": "#787776", "size": 10}, "mode": "markers", "name": "Ancilla ZZZZ,XX", "showlegend": false, "type": "scatter", "x": [2], "y": [10]}, {"hoverlabel": {"namelength": -1}, "marker": {"color": "#787776", "size": 10}, "mode": "markers", "name": "Ancilla XX", "showlegend": false, "type": "scatter", "x": [2], "y": [14]}, {"hoverlabel": {"namelength": -1}, "marker": {"color": "#787776", "size": 10}, "mode": "markers", "name": "Ancilla XX", "showlegend": false, "type": "scatter", "x": [4], "y": [10]}, {"hoverlabel": {"namelength": -1}, "marker": {"color": "#787776", "size": 10}, "mode": "markers", "name": "Ancilla XX,ZZZZ", "showlegend": false, "type": "scatter", "x": [4], "y": [12]}, {"hoverlabel": {"namelength": -1}, "marker": {"color": "#787776", "size": 10}, "mode": "markers", "name": "Ancilla ZZ", "showlegend": false, "type": "scatter", "x": [0], "y": [12]}, {"legendgroup": "X_L", "line": {"color": "#CE2D40", "width": 4}, "name": "X_L", "showlegend": false, "type": "scatter", "x": [1, 1, 1, 1, 1, 1, 1], "y": [13, 11, 9, 7, 5, 3, 1]}, {"legendgroup": "Z_L", "line": {"color": "#128AA5", "width": 4}, "name": "Z_L", "showlegend": false, "type": "scatter", "x": [1, 3, 5, 7, 9, 11, 13], "y": [1, 1, 1, 1, 1, 1, 1]}, {"legendgroup": "X_L", "line": {"color": "#CE2D40", "width": 4}, "name": "X_L", "showlegend": true, "type": "scatter", "x": [13, 13, 13, 13, 13, 13, 13], "y": [1, 3, 5, 7, 9, 11, 13]}, {"legendgroup": "Z_L", "line": {"color": "#128AA5", "width": 4}, "name": "Z_L", "showlegend": true, "type": "scatter", "x": [13, 11, 9, 7, 5, 3, 1], "y": [13, 13, 13, 13, 13, 13, 13]}, {"marker": {"color": "red", "size": 12, "symbol": "x"}, "mode": "markers", "name": "qubit defect", "showlegend": false, "type": "scatter", "x": [4, 10, 14, 2], "y": [4, 4, 2, 12]}, {"line": {"color": "red", "dash": "dot", "width": 2}, "mode": "lines", "name": "link defect", "showlegend": false, "type": "scatter", "x": [5, 5.5, 6], "y": [5, 5.5, 6]}, {"line": {"color": "red", "dash": "dot", "width": 2}, "mode": "lines", "name": "link defect", "showlegend": false, "type": "scatter", "x": [1, 1.5, 2], "y": [5, 4.5, 4]}, {"line": {"color": "red", "dash": "dot", "width": 2}, "mode": "lines", "name": "link defect", "showlegend": false, "type": "scatter", "x": [3, 3.5, 4], "y": [11, 10.5, 10]}], "layout": {"autosize": false, "width": 800, "xaxis": {"showgrid": false}, "yaxis": {"scaleanchor": "x", "showgrid": false}}}
